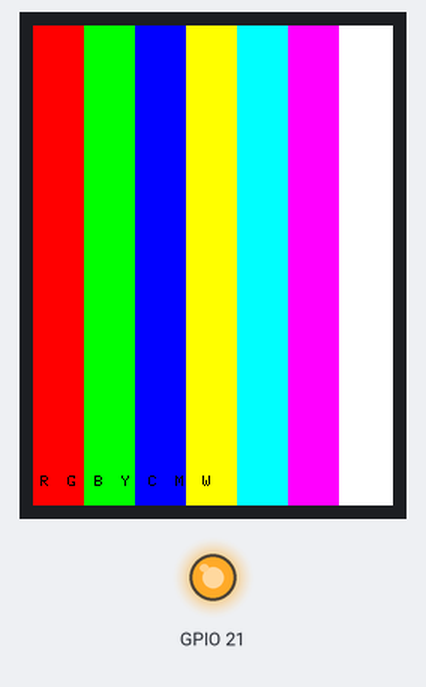
A sketch run on a simulated ESP32. Parts: 240×320 colour display, output pins drawn as LEDs (lit = HIGH). What the sketch prints to the serial monitor is not drawn.

Above: at 1.3 s.
At 5.1 s:
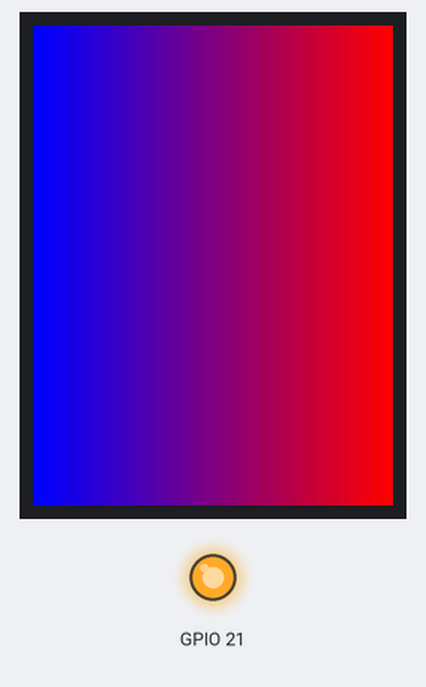
At 10.1 s:
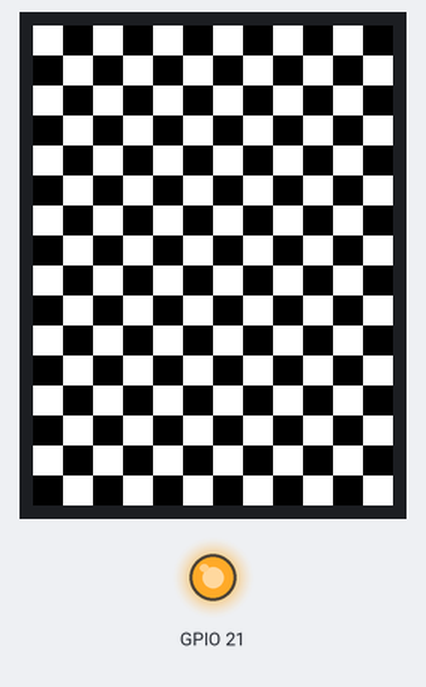

The sketch:

02-display-colors.ino
```cpp
// Test 02: Display Color Bars - Verify color rendering
// Shows RGB color bars to test display color accuracy

#include <TFT_eSPI.h>

TFT_eSPI tft = TFT_eSPI();

void setup() {
  Serial.begin(115200);
  delay(1000);

  Serial.println("\n=== CYD Display Color Bars Test ===");
  Serial.println("Testing color rendering...");

  // Initialize display
  tft.init();
  tft.setRotation(0);  // Portrait: 240x320

  // Turn on backlight (GPIO21 for BOTH variants)
  pinMode(21, OUTPUT);
  digitalWrite(21, HIGH);

  // Get display dimensions
  int width = tft.width();
  int height = tft.height();
  int barWidth = width / 7;  // 7 color bars

  Serial.print("Display size: ");
  Serial.print(width);
  Serial.print(" x ");
  Serial.println(height);

  // Draw color bars
  Serial.println("Drawing color bars:");

  // Red
  tft.fillRect(0, 0, barWidth, height, TFT_RED);
  Serial.println("  1. Red");

  // Green
  tft.fillRect(barWidth, 0, barWidth, height, TFT_GREEN);
  Serial.println("  2. Green");

  // Blue
  tft.fillRect(barWidth * 2, 0, barWidth, height, TFT_BLUE);
  Serial.println("  3. Blue");

  // Yellow
  tft.fillRect(barWidth * 3, 0, barWidth, height, TFT_YELLOW);
  Serial.println("  4. Yellow");

  // Cyan
  tft.fillRect(barWidth * 4, 0, barWidth, height, TFT_CYAN);
  Serial.println("  5. Cyan");

  // Magenta
  tft.fillRect(barWidth * 5, 0, barWidth, height, TFT_MAGENTA);
  Serial.println("  6. Magenta");

  // White
  tft.fillRect(barWidth * 6, 0, width - (barWidth * 6), height, TFT_WHITE);
  Serial.println("  7. White");

  // Add labels
  tft.setTextColor(TFT_BLACK);
  tft.setTextSize(1);
  tft.setCursor(5, height - 20);
  tft.print("R  G  B  Y  C  M  W");

  Serial.println("\nTest PASSED - Color bars displayed");
  Serial.println("Verify colors appear correct on display");
}

void loop() {
  // Cycle through test patterns every 5 seconds
  static unsigned long lastChange = 0;
  static int testPattern = 0;

  if (millis() - lastChange > 5000) {
    lastChange = millis();
    testPattern = (testPattern + 1) % 3;

    int width = tft.width();
    int height = tft.height();

    switch(testPattern) {
      case 0:
        // Back to color bars
        Serial.println("Pattern: Color bars");
        setup();  // Redraw color bars
        break;

      case 1:
        // Gradient test
        Serial.println("Pattern: Gradient");
        for (int x = 0; x < width; x++) {
          uint16_t color = tft.color565(x * 255 / width, 0, 255 - (x * 255 / width));
          tft.drawFastVLine(x, 0, height, color);
        }
        break;

      case 2:
        // Checkerboard
        Serial.println("Pattern: Checkerboard");
        int size = 20;
        for (int x = 0; x < width; x += size) {
          for (int y = 0; y < height; y += size) {
            if (((x/size) + (y/size)) % 2 == 0) {
              tft.fillRect(x, y, size, size, TFT_WHITE);
            } else {
              tft.fillRect(x, y, size, size, TFT_BLACK);
            }
          }
        }
        break;
    }
  }
}
```

Measured:
- by itself, everything shown: repeats every 15.0 s, in 3 steps
- what the display in image 0 shows lasts 3.9 s, from 1.2 s to 5.1 s
- what the display in image 1 shows lasts 5.0 s, from 5.1 s to 10.1 s
- what the display in image 2 shows lasts 6.1 s, from 10.1 s to 16.2 s
